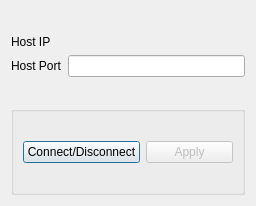
<?xml version="1.0" encoding="UTF-8"?>
<ui version="4.0">
 <class>Dialog</class>
 <widget class="QDialog" name="Dialog">
  <property name="geometry">
   <rect>
    <x>0</x>
    <y>0</y>
    <width>256</width>
    <height>206</height>
   </rect>
  </property>
  <property name="windowTitle">
   <string>Dialog</string>
  </property>
  <layout class="QVBoxLayout" name="verticalLayout">
   <item>
    <layout class="QFormLayout" name="formLayout_2">
     <property name="formAlignment">
      <set>Qt::AlignCenter</set>
     </property>
     <item row="0" column="0">
      <widget class="QLabel" name="label">
       <property name="text">
        <string>Host IP</string>
       </property>
      </widget>
     </item>
     <item row="1" column="0">
      <widget class="QLabel" name="label_2">
       <property name="text">
        <string>Host Port</string>
       </property>
      </widget>
     </item>
     <item row="1" column="1">
      <widget class="QLineEdit" name="lineEdit_2"/>
     </item>
     <item row="0" column="1">
      <widget class="QLabel" name="label_3">
       <property name="text">
        <string/>
       </property>
      </widget>
     </item>
    </layout>
   </item>
   <item>
    <widget class="QGroupBox" name="groupBox">
     <property name="title">
      <string/>
     </property>
     <layout class="QHBoxLayout" name="horizontalLayout">
      <item>
       <widget class="QPushButton" name="pushButton">
        <property name="text">
         <string>Connect/Disconnect</string>
        </property>
       </widget>
      </item>
      <item>
       <widget class="QPushButton" name="pushButton_2">
        <property name="enabled">
         <bool>false</bool>
        </property>
        <property name="text">
         <string>Apply</string>
        </property>
       </widget>
      </item>
     </layout>
    </widget>
   </item>
  </layout>
 </widget>
 <resources/>
 <connections/>
</ui>
